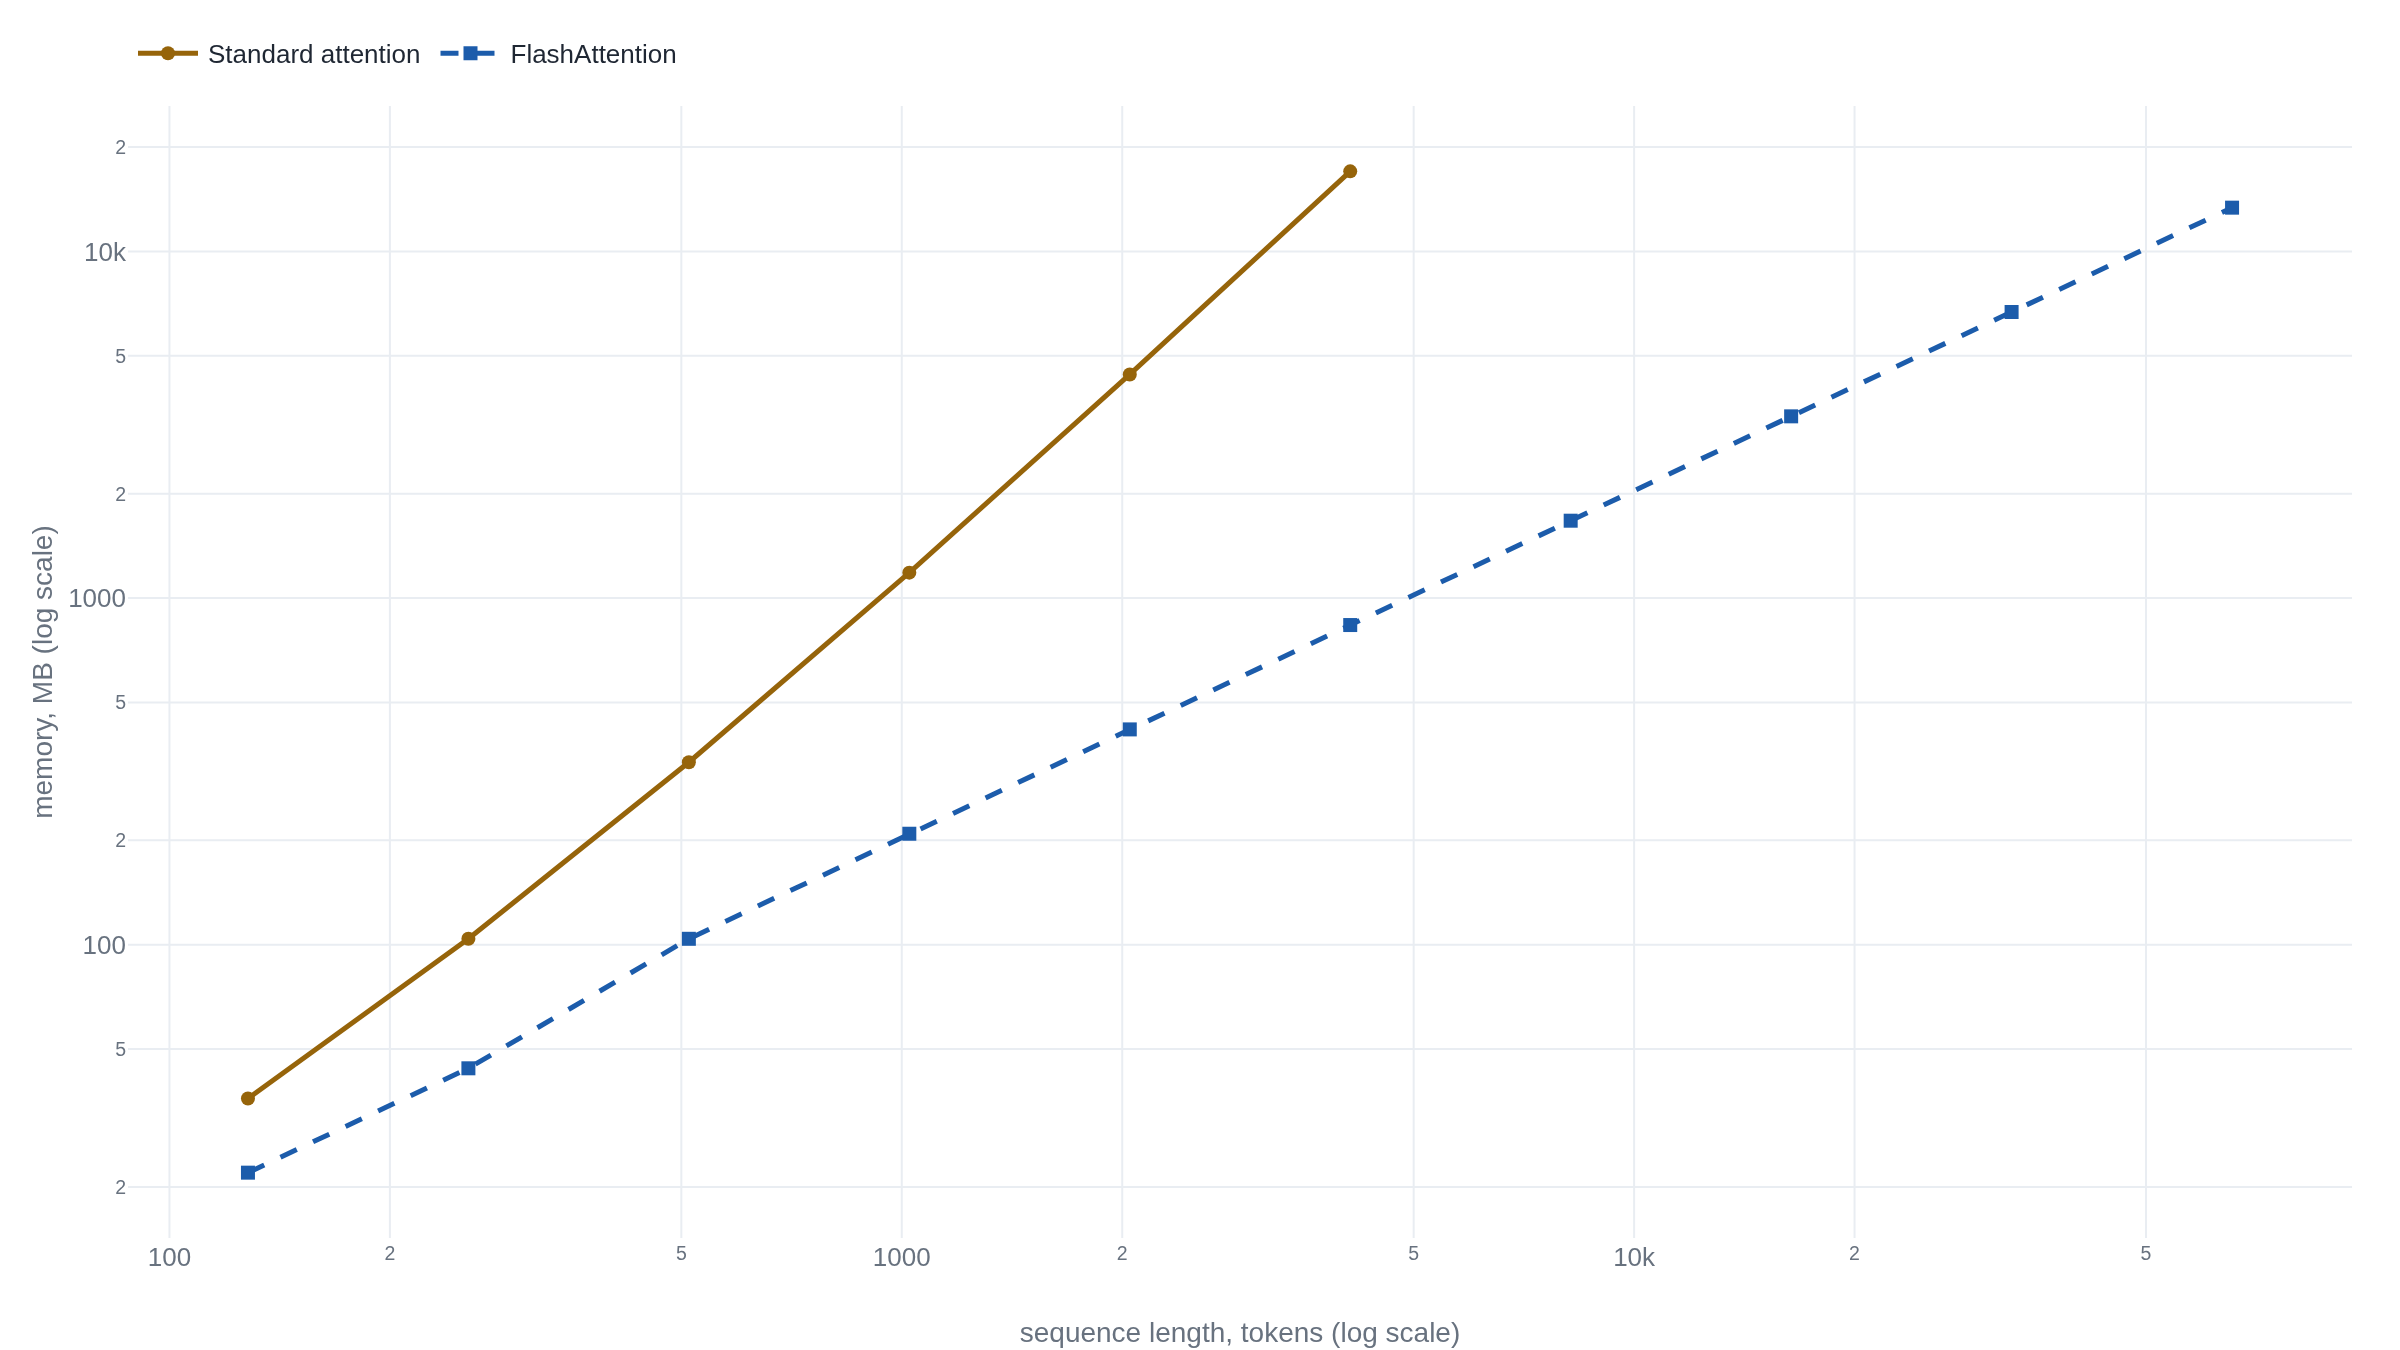

This chart was generated by the following Python code:
import plotly.graph_objects as go

# FlashAttention paper (arXiv:2205.14135), Appendix E.6, Table 21.
# "Memory usage (MB) ... by sequence length": combined forward+backward pass,
# no dropout/no masking, 8 heads, head dim 64, batch 16, one A100 (40GB).
seq_len_flash = [128, 256, 512, 1024, 2048, 4096, 8192, 16384, 32768, 65536]
flash_mb = [22, 44, 104, 209, 418, 836, 1672, 3344, 6688, 13376]

# Same table's "PyTorch Attention" column: out of memory beyond seq. 4096.
seq_len_standard = [128, 256, 512, 1024, 2048, 4096]
standard_mb = [36, 104, 336, 1184, 4416, 17024]

fig = go.Figure()
fig.add_trace(
    go.Scatter(
        name="Standard attention",
        x=seq_len_standard,
        y=standard_mb,
        mode="lines+markers",
    )
)
fig.add_trace(
    go.Scatter(
        name="FlashAttention",
        x=seq_len_flash,
        y=flash_mb,
        mode="lines+markers",
    )
)
fig.update_xaxes(title_text="sequence length, tokens (log scale)", type="log")
fig.update_yaxes(title_text="memory, MB (log scale)", type="log")
